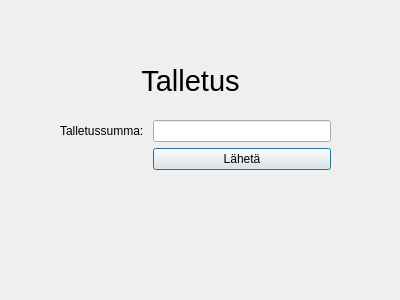
<?xml version="1.0" encoding="UTF-8"?>
<ui version="4.0">
 <class>talletus</class>
 <widget class="QDialog" name="talletus">
  <property name="geometry">
   <rect>
    <x>0</x>
    <y>0</y>
    <width>400</width>
    <height>300</height>
   </rect>
  </property>
  <property name="windowTitle">
   <string>Dialog</string>
  </property>
  <widget class="QWidget" name="formLayoutWidget">
   <property name="geometry">
    <rect>
     <x>60</x>
     <y>120</y>
     <width>271</width>
     <height>91</height>
    </rect>
   </property>
   <layout class="QFormLayout" name="formLayout">
    <item row="0" column="0">
     <widget class="QLabel" name="label_2">
      <property name="text">
       <string>Talletussumma: </string>
      </property>
     </widget>
    </item>
    <item row="0" column="1">
     <widget class="QLineEdit" name="talletusLineEdit">
      <property name="enabled">
       <bool>true</bool>
      </property>
     </widget>
    </item>
    <item row="1" column="1">
     <widget class="QPushButton" name="sendButton">
      <property name="text">
       <string>Lähetä</string>
      </property>
     </widget>
    </item>
   </layout>
  </widget>
  <widget class="QLabel" name="label">
   <property name="geometry">
    <rect>
     <x>70</x>
     <y>60</y>
     <width>241</width>
     <height>41</height>
    </rect>
   </property>
   <property name="font">
    <font>
     <pointsize>22</pointsize>
    </font>
   </property>
   <property name="layoutDirection">
    <enum>Qt::LayoutDirection::LeftToRight</enum>
   </property>
   <property name="text">
    <string>Talletus</string>
   </property>
   <property name="alignment">
    <set>Qt::AlignmentFlag::AlignCenter</set>
   </property>
  </widget>
 </widget>
 <resources/>
 <connections/>
</ui>
